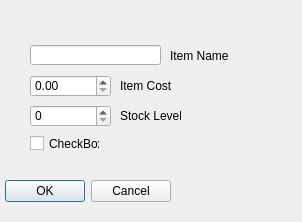
<?xml version="1.0" encoding="UTF-8"?>
<ui version="4.0">
 <class>EditItemDialog</class>
 <widget class="QDialog" name="EditItemDialog">
  <property name="geometry">
   <rect>
    <x>0</x>
    <y>0</y>
    <width>302</width>
    <height>222</height>
   </rect>
  </property>
  <property name="windowTitle">
   <string>Dialog</string>
  </property>
  <widget class="QDialogButtonBox" name="buttonBox">
   <property name="geometry">
    <rect>
     <x>-170</x>
     <y>175</y>
     <width>341</width>
     <height>32</height>
    </rect>
   </property>
   <property name="orientation">
    <enum>Qt::Horizontal</enum>
   </property>
   <property name="standardButtons">
    <set>QDialogButtonBox::Cancel|QDialogButtonBox::Ok</set>
   </property>
  </widget>
  <widget class="QCheckBox" name="reorder">
   <property name="geometry">
    <rect>
     <x>30</x>
     <y>135</y>
     <width>70</width>
     <height>17</height>
    </rect>
   </property>
   <property name="text">
    <string>CheckBox</string>
   </property>
  </widget>
  <widget class="QDoubleSpinBox" name="unitCost">
   <property name="geometry">
    <rect>
     <x>30</x>
     <y>75</y>
     <width>81</width>
     <height>22</height>
    </rect>
   </property>
  </widget>
  <widget class="QSpinBox" name="stockLevel">
   <property name="geometry">
    <rect>
     <x>30</x>
     <y>105</y>
     <width>81</width>
     <height>22</height>
    </rect>
   </property>
  </widget>
  <widget class="QLineEdit" name="name">
   <property name="geometry">
    <rect>
     <x>30</x>
     <y>45</y>
     <width>131</width>
     <height>20</height>
    </rect>
   </property>
  </widget>
  <widget class="QLabel" name="label_3">
   <property name="geometry">
    <rect>
     <x>120</x>
     <y>100</y>
     <width>61</width>
     <height>31</height>
    </rect>
   </property>
   <property name="text">
    <string>Stock Level</string>
   </property>
  </widget>
  <widget class="QLabel" name="label_2">
   <property name="geometry">
    <rect>
     <x>120</x>
     <y>70</y>
     <width>51</width>
     <height>31</height>
    </rect>
   </property>
   <property name="text">
    <string>Item Cost</string>
   </property>
  </widget>
  <widget class="QLabel" name="label">
   <property name="geometry">
    <rect>
     <x>170</x>
     <y>40</y>
     <width>61</width>
     <height>31</height>
    </rect>
   </property>
   <property name="text">
    <string>Item Name</string>
   </property>
  </widget>
 </widget>
 <resources/>
 <connections>
  <connection>
   <sender>buttonBox</sender>
   <signal>accepted()</signal>
   <receiver>EditItemDialog</receiver>
   <slot>accept()</slot>
   <hints>
    <hint type="sourcelabel">
     <x>248</x>
     <y>254</y>
    </hint>
    <hint type="destinationlabel">
     <x>157</x>
     <y>274</y>
    </hint>
   </hints>
  </connection>
  <connection>
   <sender>buttonBox</sender>
   <signal>rejected()</signal>
   <receiver>EditItemDialog</receiver>
   <slot>reject()</slot>
   <hints>
    <hint type="sourcelabel">
     <x>316</x>
     <y>260</y>
    </hint>
    <hint type="destinationlabel">
     <x>286</x>
     <y>274</y>
    </hint>
   </hints>
  </connection>
 </connections>
</ui>
